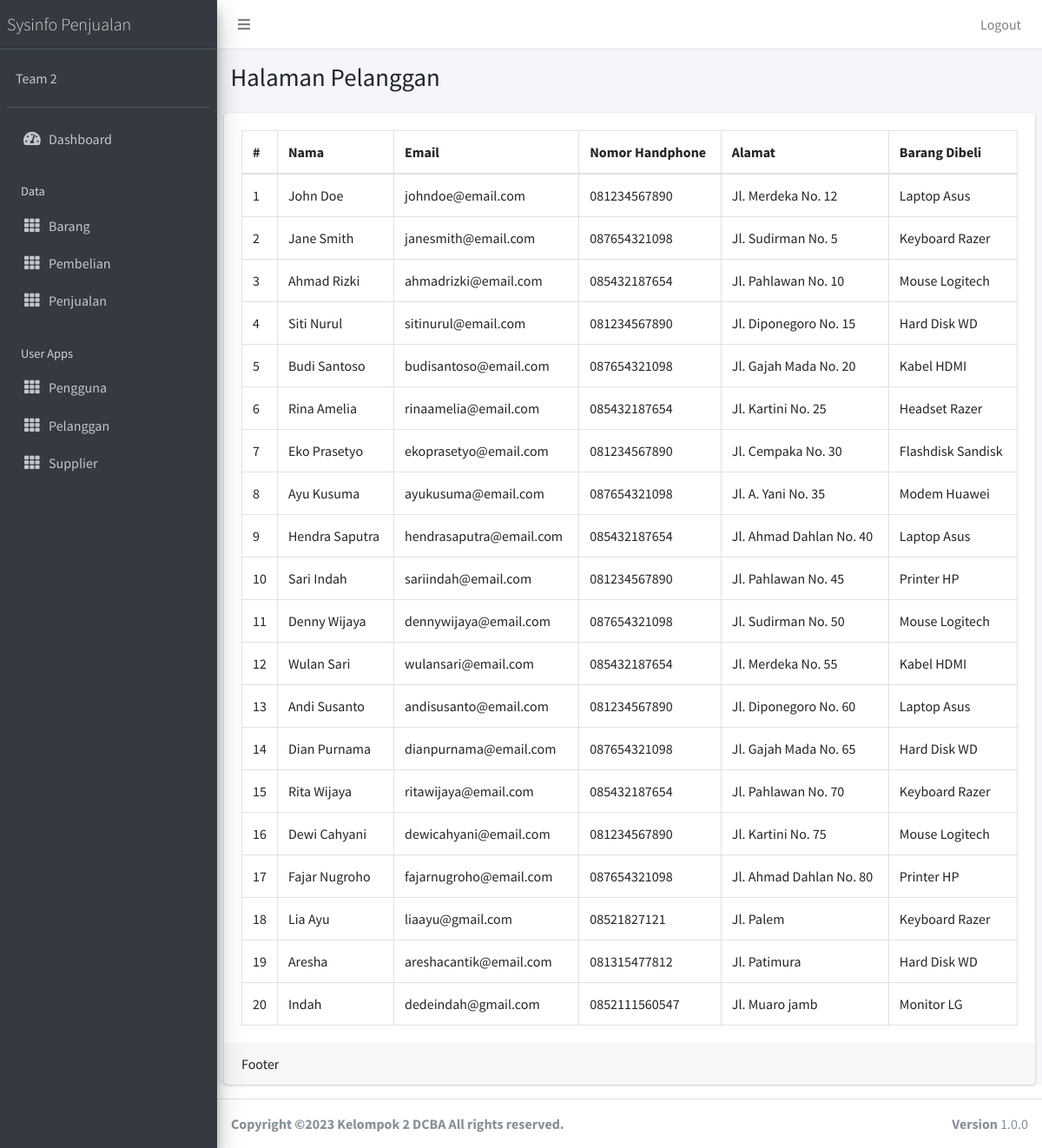
The app's page /public/user/index_pelanggan (signed in) with its own data.
### tables this page shows
CREATE TABLE `tb_pelanggan` (
  `id_pelanggan` int(11) NOT NULL,
  `nama_pelanggan` varchar(100) NOT NULL,
  `alamat` varchar(100) NOT NULL,
  `nomor_telepon` varchar(100) NOT NULL,
  `email` varchar(100) NOT NULL,
  `kode_pos` varchar(100) NOT NULL,
  `Id_Barang` int(11) DEFAULT NULL
);

CREATE TABLE `tb_barang` (
  `Id_Barang` int(11) NOT NULL,
  `Nama_Barang` varchar(100) NOT NULL,
  `Keterangan` varchar(255) DEFAULT NULL,
  `Satuan` varchar(50) NOT NULL,
  `Qty` int(11) NOT NULL,
  `Id_Pengguna` int(11) NOT NULL
);

### app/core/Controller.php (called while the page is built, shortened)
<?php
class Controller{
	public function view($view, $data = [])
	{
		require_once '../app/views/' . $view . '.php';
	}
	public function model($model)
	{
		return new $model;
	}
}

### app/controllers/User.php (called while the page is built, shortened)
<?php
class User extends Controller {
	public function index_pelanggan()
	{
		$data['title'] = 'Data Pelanggan';
		$data['pelanggan'] = $this->model('UserModel')->getAllPelanggan();
		$this->view('user/index_pelanggan', $data);
	}
}

### app/core/App.php (called while the page is built, shortened)
<?php
class App{
	protected $method = 'index';
	protected $params = [];
	public function __construct(){
		$url = $this->parseURL();
		if(file_exists('../app/controllers/' . $url[0] . '.php')){
			unset($url[0]);
		}
		$this->controller = new $this->controller;
		if(isset($url[1])){
			if(method_exists($this->controller, $url[1])){
				$this->method = $url[1];
			}
		}
		call_user_func_array([$this->controller, $this->method], $this->params);
	}
	public function parseURL(){
		if( isset($_GET['url'])){
			$url = rtrim($_GET['url'], '/');
			$url = filter_var($url, FILTER_SANITIZE_URL);
			$url = explode('/',$url);
			return $url;
		}
	}
}

### public/index.php (called while the page is built, shortened)
<?php
$app = new App;

### app/core/Database.php (called while the page is built, shortened)
<?php
class Database{
	private $host = DB_HOST;
	private $user = DB_USER;
	private $pass = DB_PASS;
	private $dbnm = DB_NAME;
	private $dbh;
	private $stmt;
	public function __construct()
	{
		$dsn = 'mysql:host='. $this->host .';dbname='. $this->dbnm;
		$option = [
			PDO::ATTR_PERSISTENT => true,
			PDO::ATTR_ERRMODE => PDO::ERRMODE_EXCEPTION
		];
		try{
			$this->dbh = new PDO($dsn,$this->user,$this->pass, $option);
		}catch(PDOException $e){
			die($e->getMessage());
		}
	}
	public function query($query)
	{
		$this->stmt = $this->dbh->prepare($query);
	}
	public function execute()
	{
		$this->stmt->execute();
	}
	public function resultSet()
	{
		$this->execute();
		return $this->stmt->fetchAll(PDO::FETCH_ASSOC);
	}
}

### app/models/UserModel.php (called while the page is built, shortened)
<?php
class UserModel {
	private $table1 = 'tb_pelanggan';
	private $db;
	public function __construct()
	{
		$this->db = new Database;
	}
	public function getAllPelanggan()
	{
		$this->db->query("SELECT tb_pelanggan.*, tb_barang.Nama_Barang as nama_barang FROM " . $this->table1 . " JOIN tb_barang ON tb_barang.Id_Barang = tb_pelanggan.Id_Barang");
		return $this->db->resultSet();
	}
}

### app/views/user/index_pelanggan.php (the view, shortened to what this page needs)
<div class="content-wrapper">
  <section class="content-header">
    <div class="container-fluid">
      <div class="row mb-2">
        <div class="col-sm-6">
          <h1>Halaman Pelanggan</h1>
        </div>
      </div>
    </div>
  </section>
  <section class="content">
    <div class="card">
      <div class="card-body">
        <table class="table table-bordered">
                <thead>
                  <tr>
                    <th style="width: 10px">#</th>
                    <th>Nama</th>
                    <th>Email</th>
                    <th>Nomor Handphone</th>
                    <th>Alamat</th>
                    <th>Barang Dibeli</th>
                  </tr>
                </thead>
                <tbody>
                <?php $no=1; ?>
                  <?php foreach ($data['pelanggan'] as $row) :?>
                  <tr>
                    <td><?= $no; ?></td>
                    <td><?= $row['nama_pelanggan'];?> </td>
                    <td><?= $row['email'];?></td>
                    <td><?= $row['nomor_telepon'];?></td>
                    <td><?= $row['alamat'];?></td>
                    <td><?= $row['nama_barang'];?></td>
                  </tr>
                  <?php $no++; endforeach; ?>
                </tbody>
              </table>
      </div>
      <div class="card-footer">
        Footer
      </div>
    </div>
  </section>
</div>

### records on screen
tb_pelanggan: nama_pelanggan "John Doe", email "johndoe@email.com", nomor_telepon "081234567890", alamat "Jl. Merdeka No. 12", Id_Barang.Nama_Barang "Laptop Asus"
tb_pelanggan: nama_pelanggan "Jane Smith", email "janesmith@email.com", nomor_telepon "087654321098", alamat "Jl. Sudirman No. 5", Id_Barang.Nama_Barang "Keyboard Razer"
tb_pelanggan: nama_pelanggan "Ahmad Rizki", email "ahmadrizki@email.com", nomor_telepon "085432187654", alamat "Jl. Pahlawan No. 10", Id_Barang.Nama_Barang "Mouse Logitech"
tb_pelanggan: nama_pelanggan "Siti Nurul", email "sitinurul@email.com", nomor_telepon "081234567890", alamat "Jl. Diponegoro No. 15", Id_Barang.Nama_Barang "Hard Disk WD"
tb_pelanggan: nama_pelanggan "Budi Santoso", email "budisantoso@email.com", nomor_telepon "087654321098", alamat "Jl. Gajah Mada No. 20", Id_Barang.Nama_Barang "Kabel HDMI"
tb_pelanggan: nama_pelanggan "Rina Amelia", email "rinaamelia@email.com", nomor_telepon "085432187654", alamat "Jl. Kartini No. 25", Id_Barang.Nama_Barang "Headset Razer"
tb_pelanggan: nama_pelanggan "Eko Prasetyo", email "ekoprasetyo@email.com", nomor_telepon "081234567890", alamat "Jl. Cempaka No. 30", Id_Barang.Nama_Barang "Flashdisk Sandisk"
tb_pelanggan: nama_pelanggan "Ayu Kusuma", email "ayukusuma@email.com", nomor_telepon "087654321098", alamat "Jl. A. Yani No. 35", Id_Barang.Nama_Barang "Modem Huawei"
tb_pelanggan: nama_pelanggan "Hendra Saputra", email "hendrasaputra@email.com", nomor_telepon "085432187654", alamat "Jl. Ahmad Dahlan No. 40", Id_Barang.Nama_Barang "Laptop Asus"
tb_pelanggan: nama_pelanggan "Sari Indah", email "sariindah@email.com", nomor_telepon "081234567890", alamat "Jl. Pahlawan No. 45", Id_Barang.Nama_Barang "Printer HP"
tb_pelanggan: nama_pelanggan "Denny Wijaya", email "dennywijaya@email.com", nomor_telepon "087654321098", alamat "Jl. Sudirman No. 50", Id_Barang.Nama_Barang "Mouse Logitech"
tb_pelanggan: nama_pelanggan "Wulan Sari", email "wulansari@email.com", nomor_telepon "085432187654", alamat "Jl. Merdeka No. 55", Id_Barang.Nama_Barang "Kabel HDMI"
tb_pelanggan: nama_pelanggan "Andi Susanto", email "andisusanto@email.com", nomor_telepon "081234567890", alamat "Jl. Diponegoro No. 60", Id_Barang.Nama_Barang "Laptop Asus"
tb_pelanggan: nama_pelanggan "Dian Purnama", email "dianpurnama@email.com", nomor_telepon "087654321098", alamat "Jl. Gajah Mada No. 65", Id_Barang.Nama_Barang "Hard Disk WD"
tb_pelanggan: nama_pelanggan "Rita Wijaya", email "ritawijaya@email.com", nomor_telepon "085432187654", alamat "Jl. Pahlawan No. 70", Id_Barang.Nama_Barang "Keyboard Razer"
tb_pelanggan: nama_pelanggan "Dewi Cahyani", email "dewicahyani@email.com", nomor_telepon "081234567890", alamat "Jl. Kartini No. 75", Id_Barang.Nama_Barang "Mouse Logitech"
tb_pelanggan: nama_pelanggan "Fajar Nugroho", email "fajarnugroho@email.com", nomor_telepon "087654321098", alamat "Jl. Ahmad Dahlan No. 80", Id_Barang.Nama_Barang "Printer HP"
tb_pelanggan: nama_pelanggan "Lia Ayu", email "liaayu@gmail.com", nomor_telepon "08521827121", alamat "Jl. Palem", Id_Barang.Nama_Barang "Keyboard Razer"
tb_pelanggan: nama_pelanggan "Aresha", email "areshacantik@email.com", nomor_telepon "081315477812", alamat "Jl. Patimura", Id_Barang.Nama_Barang "Hard Disk WD"
tb_pelanggan: nama_pelanggan "Indah", email "dedeindah@gmail.com", nomor_telepon "0852111560547", alamat "Jl. Muaro jamb", Id_Barang.Nama_Barang "Monitor LG"
